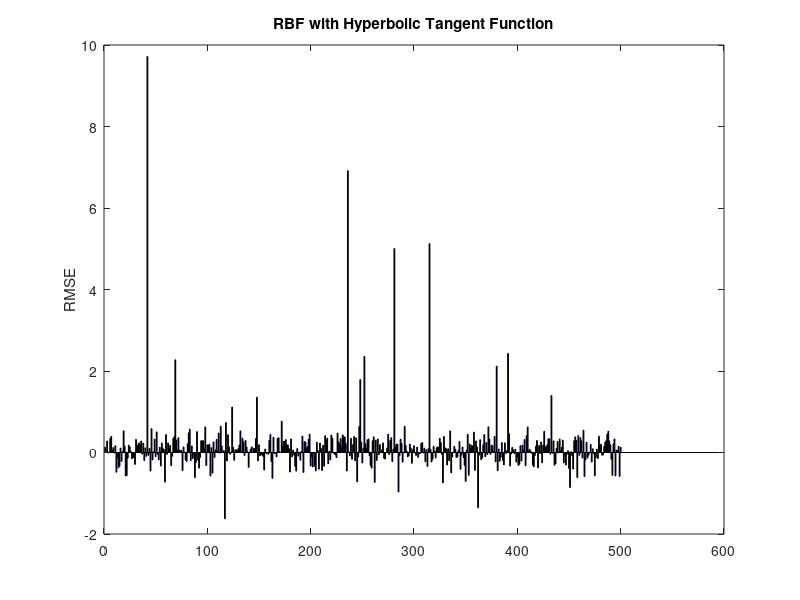

Source code (MATLAB):

%% 2 加载数据
load data

tic
%% 3 参数初始化
ret=[];Size=[];
lamda =0.01;
num_in = length(X1(1,:));
num = length(X1(:,1));
Y1_d = Y1;
h=num;
c = zeros(h,num_in);
[s ind] = sort(rand(num,1));
c = X1;
dmax = 0; 
for i = 1:h
        d = sqrt(max(sum((ones(num,1)*c(i,:)-c).^2,2)));
        if dmax < d
            dmax = d;
        end
end

%%
alpha = 1;
sigma = dmax/(alpha);
Q=rand(num,3);
P=tanh(X1*Q');

G=[];A=1;cnt =1;W=[];sum_err_max=0;MSE=1;ERR=0;cter = [];afa=0;Sel=0;L=0;T=[];
thoval = 0.5/var(Y1);%误差压缩率err阈值 

while(1)
    t1=clock;
    err_max=0;
    for i = 1:num
        if ismember(i,Sel)
            continue;
        end
        A(cnt,cnt)=1;          
            w = P(:,i);  
            a=ones(cnt,1);
            for j = 1: cnt-1
                afa = W(:,j)'*P(:,i)/(W(:,j)'*W(:,j));
                w = w - afa*W(:,j);  
                a(j,1) = afa;
            end
            g = w'* Y1_d/(w'*w);
            err = (w'*w)*(g^2)/(Y1_d'*Y1_d);     
        if  err > err_max;
            err_max = err;
            Sel(cnt) = i;
            G(cnt,1) = g;
            wp=w;
            cter(cnt,:) = Q(i,:);%c(i,:);
            A(:,cnt) =a;
        end
    end
    if length(Sel) == L
        break;        
    end
    L=length(Sel);
    W = [W,wp];
    ERR = ERR + err_max
    cnt = cnt +1;
    seta=pinv(A)*G;
    t2=clock;
 
    T=[T;etime(t2,t1)];
    if   1-ERR< thoval || err_max<0.0001
        if cnt>1
        break;   
        end
    end
end
YX=W*G;
mse = mean(abs((W*G-Y1_d)));

%% 4 模型测试
P2=tanh(X2*cter');
YY=P2*seta;
RMSE = mean(sqrt((YY-Y2).^2));
display(['测试均方根误差为：',num2str(RMSE)]);
display(['模型平均大小为：',num2str(L)]);
toc

if num_in == 1
    plot(X2,Y2,'-');hold on 
    plot(X2,YY,'-');
else
   bar(1:num2,Y2-YY,'b');hold on 
end
title('RBF with Hyperbolic Tangent Function');
ylabel('RMSE');